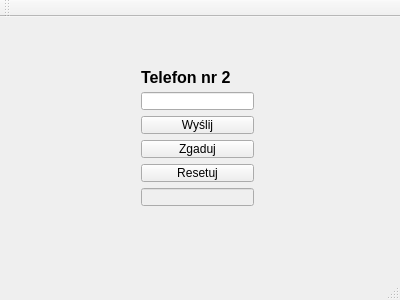
<?xml version="1.0" encoding="UTF-8"?>
<ui version="4.0">
 <class>MainWindow</class>
 <widget class="QMainWindow" name="MainWindow">
  <property name="geometry">
   <rect>
    <x>0</x>
    <y>0</y>
    <width>400</width>
    <height>300</height>
   </rect>
  </property>
  <property name="windowTitle">
   <string>MainWindow</string>
  </property>
  <widget class="QWidget" name="centralWidget">
   <widget class="QWidget" name="layoutWidget">
    <property name="geometry">
     <rect>
      <x>130</x>
      <y>40</y>
      <width>135</width>
      <height>160</height>
     </rect>
    </property>
    <layout class="QVBoxLayout" name="verticalLayout">
     <item>
      <widget class="QLabel" name="label">
       <property name="font">
        <font>
         <pointsize>12</pointsize>
         <weight>75</weight>
         <bold>true</bold>
        </font>
       </property>
       <property name="text">
        <string>Telefon nr 2</string>
       </property>
      </widget>
     </item>
     <item>
      <widget class="QLineEdit" name="lineEdit"/>
     </item>
     <item>
      <widget class="QPushButton" name="pushButton">
       <property name="text">
        <string>Wyślij</string>
       </property>
      </widget>
     </item>
     <item>
      <widget class="QPushButton" name="pushButton_2">
       <property name="text">
        <string>Zgaduj</string>
       </property>
      </widget>
     </item>
     <item>
      <widget class="QPushButton" name="pushButton_3">
       <property name="text">
        <string>Resetuj</string>
       </property>
      </widget>
     </item>
     <item>
      <widget class="QLineEdit" name="lineEdit_2">
       <property name="enabled">
        <bool>false</bool>
       </property>
      </widget>
     </item>
    </layout>
   </widget>
  </widget>
  <widget class="QMenuBar" name="menuBar">
   <property name="geometry">
    <rect>
     <x>0</x>
     <y>0</y>
     <width>400</width>
     <height>21</height>
    </rect>
   </property>
  </widget>
  <widget class="QToolBar" name="mainToolBar">
   <attribute name="toolBarArea">
    <enum>TopToolBarArea</enum>
   </attribute>
   <attribute name="toolBarBreak">
    <bool>false</bool>
   </attribute>
  </widget>
  <widget class="QStatusBar" name="statusBar"/>
 </widget>
 <layoutdefault spacing="6" margin="11"/>
 <resources/>
 <connections/>
</ui>
